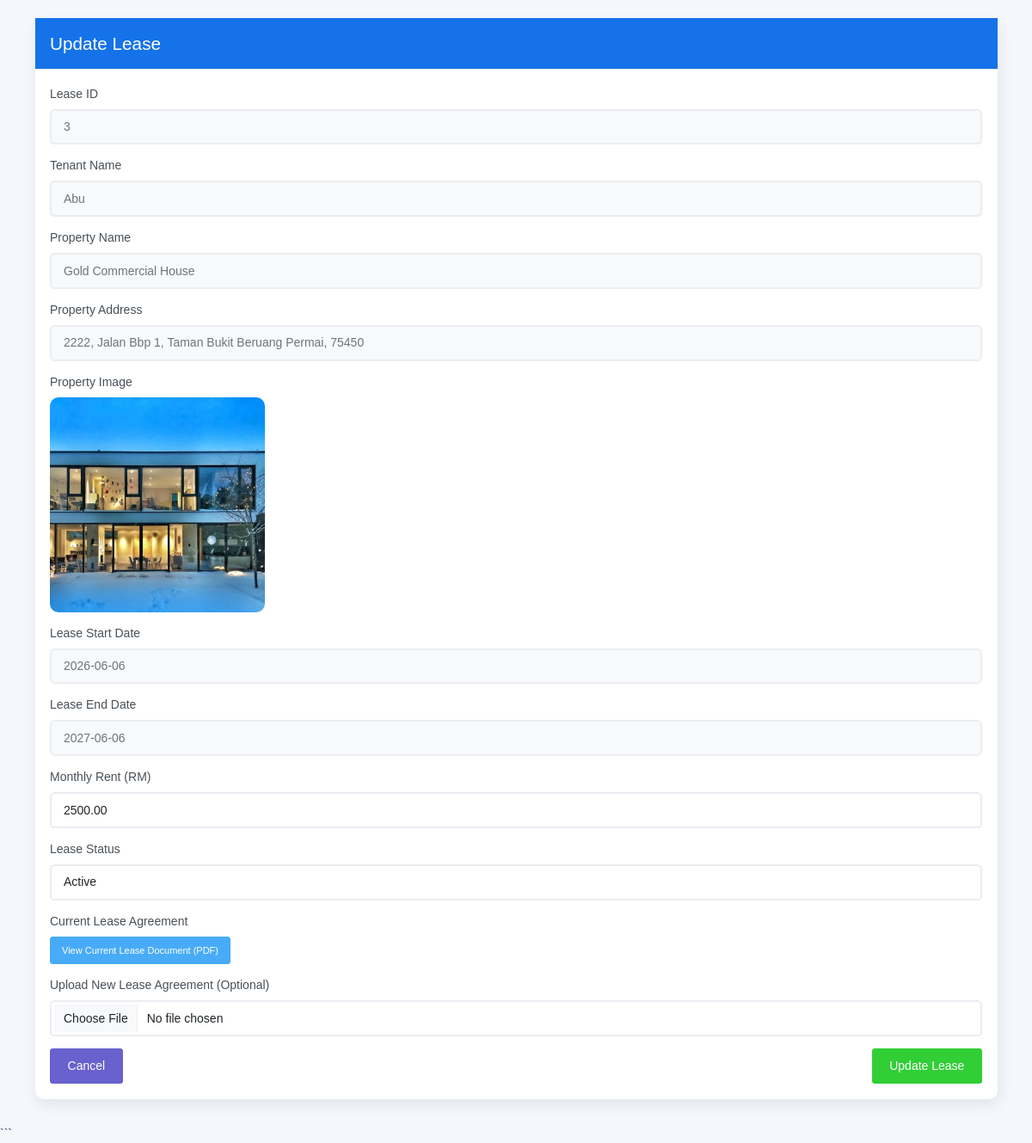
The app's page /Admin/tables/updatelease.php?id=3 (signed in) with its own data.
### tables this page shows
CREATE TABLE `leases` (
  `lease_id` int(11) NOT NULL,
  `tenant_id` int(11) NOT NULL,
  `property_id` int(11) NOT NULL,
  `lease_start_date` date NOT NULL,
  `lease_end_date` date NOT NULL,
  `monthly_rent` decimal(10,2) NOT NULL,
  `lease_document` varchar(255) DEFAULT NULL,
  `lease_status` enum('active','expired','terminated') DEFAULT 'active',
  `created_at` timestamp NOT NULL DEFAULT current_timestamp()
);

CREATE TABLE `users` (
  `user_id` int(11) NOT NULL,
  `full_name` varchar(100) NOT NULL,
  `pictures` varchar(255) NOT NULL,
  `email` varchar(100) NOT NULL,
  `phone_number` varchar(20) DEFAULT NULL,
  `password` varchar(255) NOT NULL,
  `role` enum('admin','tenant') NOT NULL,
  `status` enum('active','inactive') DEFAULT 'active',
  `created_at` timestamp NOT NULL DEFAULT current_timestamp(),
  `is_read` tinyint(1) DEFAULT 0
);

CREATE TABLE `properties` (
  `property_id` int(11) NOT NULL,
  `property_name` varchar(100) NOT NULL,
  `property_type` enum('residential','commercial') NOT NULL,
  `address` text NOT NULL,
  `rental_price` decimal(10,2) NOT NULL,
  `number_of_rooms` int(11) DEFAULT NULL,
  `property_description` text DEFAULT NULL,
  `occupancy_status` enum('available','rented') DEFAULT 'available',
  `property_image` varchar(255) DEFAULT NULL,
  `activation` enum('active','inactive') NOT NULL,
  `created_at` timestamp NOT NULL DEFAULT current_timestamp()
);

### Admin/tables/updatelease.php (the view, shortened to what this page needs)
<?php
include '../databaseconnection.php';
$id = intval($_GET['id'] ?? 0);
$result = mysqli_query(
    $conn,
    "SELECT
        l.*,
        p.property_name,
        p.property_image,
        p.address,
        u.full_name AS tenant_name
     FROM leases l
     LEFT JOIN properties p ON l.property_id = p.property_id
     LEFT JOIN users u ON l.tenant_id = u.user_id
     WHERE l.lease_id = $id"
);
$lease = mysqli_fetch_assoc($result);
?>
<!DOCTYPE html>
<html>
<head>
<link rel="stylesheet" href="../assets/css/bootstrap.min.css">
<link rel="stylesheet" href="../assets/css/kaiadmin.min.css">
</head>
<body>
<div class="container mt-4">
<div class="card">
    <div class="card-header bg-primary text-white">
        <h4 class="mb-0">Update Lease</h4>
    </div>
    <div class="card-body">
        <form id="leaseForm" method="POST" enctype="multipart/form-data">
            <div class="mb-3">
                <label class="form-label">Lease ID</label>
                <div class="form-control readonly-box">
                    <?= htmlspecialchars($lease['lease_id']) ?>
                </div>
            </div>
            <div class="mb-3">
                <label class="form-label">Tenant Name</label>
                <div class="form-control readonly-box">
                    <?= htmlspecialchars($lease['tenant_name']) ?>
                </div>
            </div>
            <div class="mb-3">
                <label class="form-label">Property Name</label>
                <div class="form-control readonly-box">
                    <?= htmlspecialchars($lease['property_name']) ?>
                </div>
            </div>
            <div class="mb-3">
                <label class="form-label">Property Address</label>
                <div class="form-control readonly-box">
                    <?= htmlspecialchars($lease['address']) ?>
                </div>
            </div>
            <div class="mb-3">
                <label class="form-label">Property Image</label><br>
                <?php if (!empty($lease['property_image'])) { ?>
                    <img src="../<?= htmlspecialchars($lease['property_image']) ?>"
                         class="preview-image">
                <?php } else { ?>
                    <span class="text-muted">No image available</span>
                <?php } ?>
            </div>
            <div class="mb-3">
                <label class="form-label">Lease Start Date</label>
                <div class="form-control readonly-box">
                    <?= htmlspecialchars($lease['lease_start_date']) ?>
                </div>
            </div>
            <div class="mb-3">
                <label class="form-label">Lease End Date</label>
                <div class="form-control readonly-box">
                    <?= htmlspecialchars($lease['lease_end_date']) ?>
                </div>
            </div>
            <div class="mb-3">
                <label class="form-label">Monthly Rent (RM)</label>
                <input type="number"
                       step="0.01"
                       min="0"
                       id="rent"
                       name="monthly_rent"
                       class="form-control"
                       value="<?= htmlspecialchars($lease['monthly_rent']) ?>"
                       required>
            </div>
            <div class="mb-3">
                <label class="form-label">Lease Status</label>
                <select name="lease_status"
                        class="form-control">
                    <option value="active"
                        <?= ($lease['lease_status'] == 'active') ? 'selected' : ''; ?>>
                        Active
                    </option>
                </select>
            </div>
            <div class="mb-3">
                <label class="form-label">
                    Current Lease Agreement
                </label><br>
                <?php if (!empty($lease['lease_document'])) { ?>
                            <a href="../uploads/<?= htmlspecialchars($lease['lease_document']); ?>"
                              target="_blank"
                              class="btn btn-sm btn-info">
                              View Current Lease Document (PDF)
                            </a>
                          <?php } else { ?>
                    <span class="text-muted">
                        No document uploaded
                    </span>
                <?php } ?>
            </div>
            <div class="mb-3">
                <label class="form-label">
                    Upload New Lease Agreement (Optional)
                </label>
                <input type="file"
                       name="lease_document"
                       class="form-control"
                       accept=".pdf">
            </div>
            <div class="d-flex justify-content-between">
                <a href="lease.php"
                   class="btn btn-secondary">
                    Cancel
                </a>
                <button type="submit"
                        class="btn btn-success">
                    Update Lease
                </button>
            </div>
        </form>
    </div>
</div>
</div>
</body>
</html>

### Admin/tables/updatelease.php (style rules this page uses)
.preview-image { max-width:250px; border-radius:10px; }
.readonly-box { background:#f8f9fa; color:#6c757d; pointer-events:none; cursor:not-allowed; }

### records on screen
leases: lease_id "3", tenant.full_name "Abu", property.property_name "Gold Commercial House", property.address "2222, Jalan Bbp 1, Taman Bukit Beruang Permai, 75450", property.property_image (picture), lease_start_date "2026-06-06", lease_end_date "2027-06-06", monthly_rent "2500.00", lease_status "Active"
